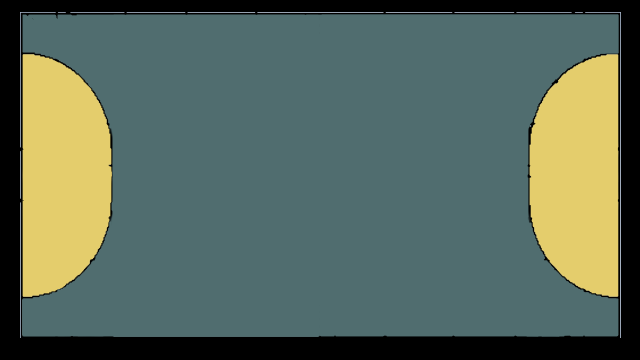
#> input picture CameraMatrixMotor/Image/terrainCouleur2.png, 640 x 360 px, found by its file name
$ python testMotor.py
#> lines starting #> are read from the running program, lines starting #| are printed output that depends on the picture
### CameraMatrixMotor/CameraMatrixMotor.py
import numpy as np
import cv2 as cv

class CameraEngine:

    def __init__(self):
        self.P = np.zeros((3, 4)) # projection matrix
        self.RotationRoll=np.eye(3)
        self.RotationTilt=np.eye(3)
        self.RotationPan=np.eye(3)
        self.K=np.zeros((3,3)) #Calibration matrix
        self.Center=np.zeros(3)

    def computeMatrix(self):
        self.P = np.hstack((np.eye(3),np.reshape(self.Center,(3,1))))
        self.P = self.K @ self.RotationRoll @ self.RotationTilt @ self.RotationPan @  self.P


    def setRoll(self,roll):
        self.RotationRoll=np.array([[np.cos(roll),-np.sin(roll),0],[np.sin(roll),np.cos(roll),0],[0,0,1]],dtype=np.float32)
        self.computeMatrix()


    def setPan(self,pan):
        self.RotationPan=np.array([[np.cos(pan),0,np.sin(pan)],[0,1,0],[-np.sin(pan),0,np.cos(pan)]],dtype=np.float32)
        self.computeMatrix()


    def setTilt(self,tilt):
        self.RotationTilt=np.array([[1,0,0],[0,np.cos(tilt),-np.sin(tilt)],[0,np.sin(tilt),np.cos(tilt)]],dtype=np.float32)
        self.computeMatrix()

    def setCenter(self,coords):
        self.Center[0]=coords[0]
        self.Center[1]=coords[1]
        self.Center[2]=coords[2]
        self.computeMatrix()

    def setCalibration(self,f1,f2,a1,a2):
        self.K = np.array([[f1,0,a1],[0,f2,a2],[0,0,1]],dtype=np.float32)
        self.computeMatrix()

    def keyboardControl(self):
        pass

### CameraMatrixMotor/testMotor.py
import cv2
import matplotlib.pyplot as plt
import numpy as np
import math
import time

from CameraMatrixMotor import *
from scipy.optimize import minimize


#Import image
JesseOwens=cv2.imread(r"Image\terrainCouleur2.png")
#> JesseOwens is the input picture: shape (360, 640, 3); mean B, G, R 92.5, 106, 90
JesseOwens=cv2.resize(JesseOwens,(640,360))
homo=cv2.imread(r"Image\homographie.png")
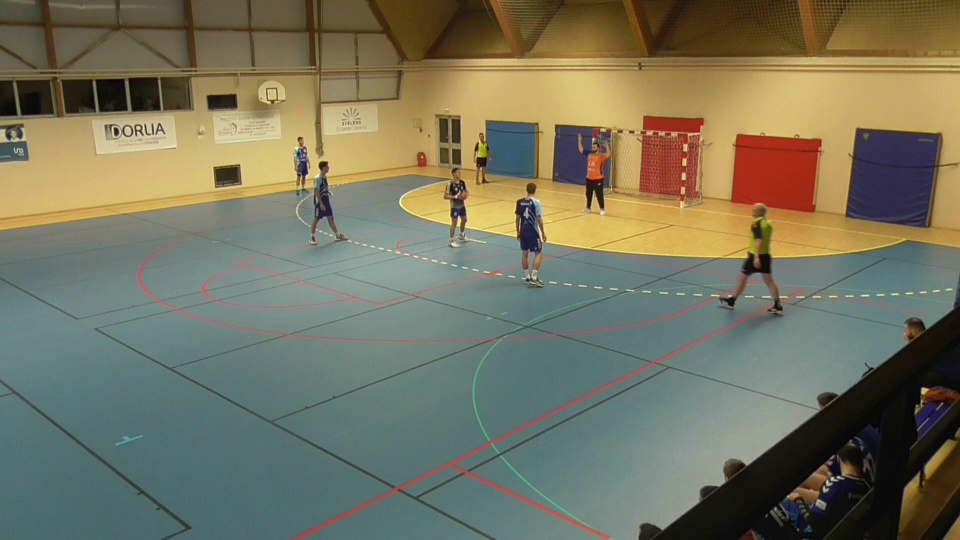
#> input picture CameraMatrixMotor/Image/homographie.png, 1920 x 1080 px, found by its file name (shown at 1/2 size)
#> homo is the input picture: shape (1080, 1920, 3); mean B, G, R 95, 116.3, 117.7
homo=cv2.resize(homo,(640,360))
#> homo: shape (360, 640, 3)
newHomo=np.zeros((1000,1900,3),dtype=np.uint8)
newHomo[200:560,300:940]=homo
newJesse=np.zeros((1000,1900,3),dtype=np.uint8)
newJesse[200:560,300:940]=JesseOwens
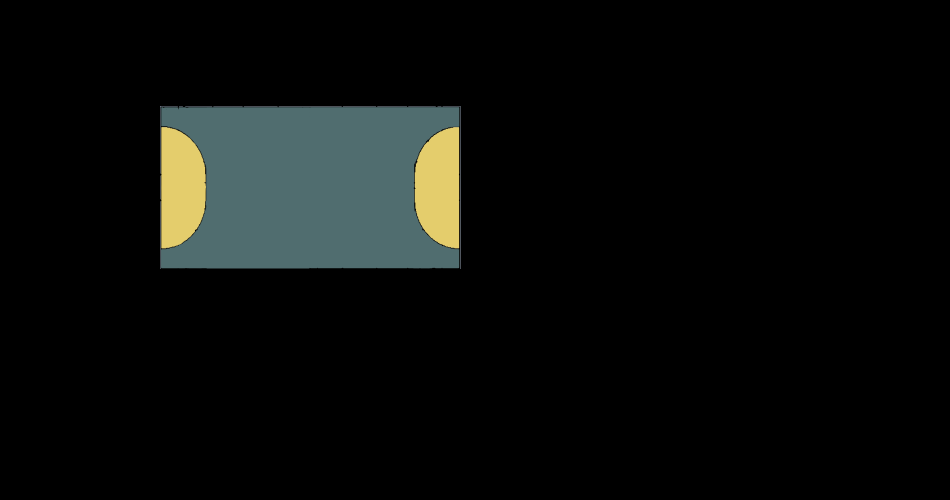
#> newJesse: shape (1000, 1900, 3) (shown at 1/2 size); mean B, G, R 11.2, 12.9, 10.9

b,g,r=cv2.split(homo)
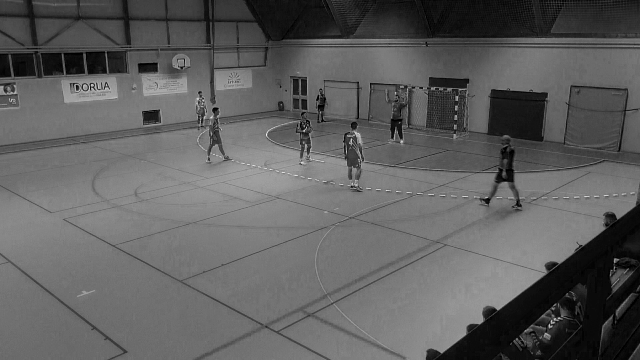
#> b: shape (360, 640); min 0, max 244, mean 95
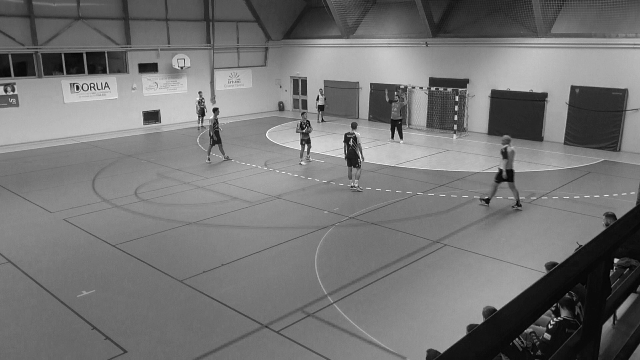
#> g: shape (360, 640); min 0, max 255, mean 116.3
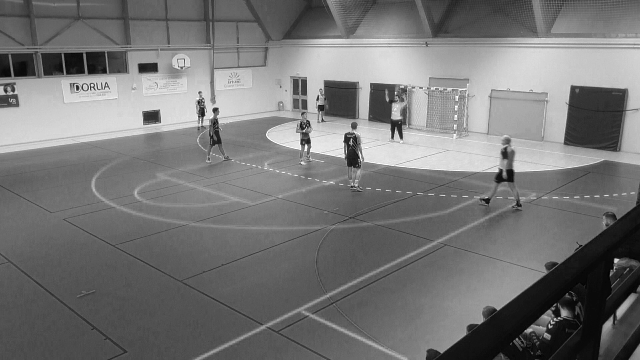
#> r: shape (360, 640); min 0, max 255, mean 117.7
imgBleu=np.copy(homo)
imgBleu[r>145]=[0,0,0]
imgBleu[b<100]=[0,0,0]
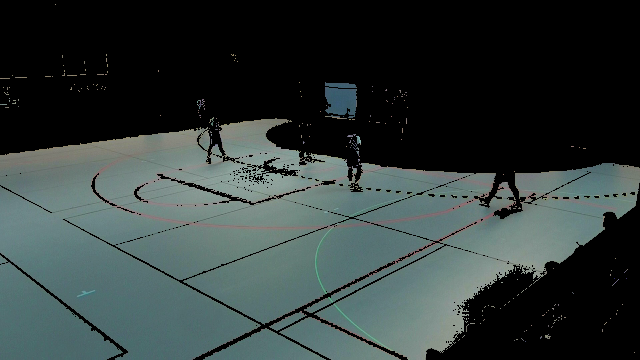
#> imgBleu: shape (360, 640, 3); mean B, G, R 58.1, 59.4, 49.1


imgBis=[]
for i in range(360):
    for j in range(640):
        imgBis.append([j,i,1])
homoresh=np.reshape(homo,(640*360,3))
homobleu=np.reshape(imgBleu,(640*360,3))
imgBis=np.transpose(np.array(imgBis,dtype=np.float64))


#set matrixEngine


Camera = CameraEngine()

Camera.setCalibration(451.08695555*1.5,449.41858171*0.8,347.86504384*1.5,178.48101762*0.9)


Camera.setCenter([-20,3,-8])
Camera.setTilt(-np.pi/2)

#definition image
coords=[]
for i in range(360):
    for j in range(640):


        coords.append([j*40/640,(360-i)*20/360,0,1])

coords=np.transpose(np.array(coords,dtype=np.float64))
largeur=1000
longueur=1900
#Mouvememnt clavier
pan=1.117550186681535
tilt=-3.616576076205223
roll=-1.3320352851220814
Camera.setPan(pan)
Camera.setRoll(roll)
Camera.setTilt(tilt)
print("P",Camera.P)


### controle clavier
while True:
    k = cv2.waitKey(20) & 0xFF
#> (key q is pressed here)
    if k == 27:
        break
    elif k==ord("q"):
        pan+=np.pi/1000
    elif k==ord("d"):
        pan-=np.pi/1000
    elif k==ord("z"):
        tilt+=np.pi/1000
    elif k==ord("s"):
        tilt-=np.pi/1000
    elif k==ord("l"):
        roll+=np.pi/1000
    elif k==ord("m"):
        roll-=np.pi/1000


    Camera.setPan(pan)
    Camera.setRoll(roll)
    Camera.setTilt(tilt)
    I=np.copy(coords)
    Y=Camera.P@I
    Y=Y/Y[2]

    ig=np.zeros((largeur,longueur,3),dtype=np.uint8)
    Y=Y.astype(np.uint32)


    min0=np.zeros_like(Y[2,:])
    max640=min0+1899
    max360=min0+999

    Y[0,:]=np.maximum(Y[0,:]+300,min0)
    Y[1,:]=np.maximum(Y[1,:]+200,min0)
    y_src=np.minimum(Y[0,:],max640)
    x_src=np.minimum(Y[1,:],max360)


    A,B=np.meshgrid(range(640),range(360))

    ig[x_src,y_src]=JesseOwens[B.flatten(),A.flatten()]
    img=cv2.addWeighted(ig, 0.7, newHomo, 0.5, 0)
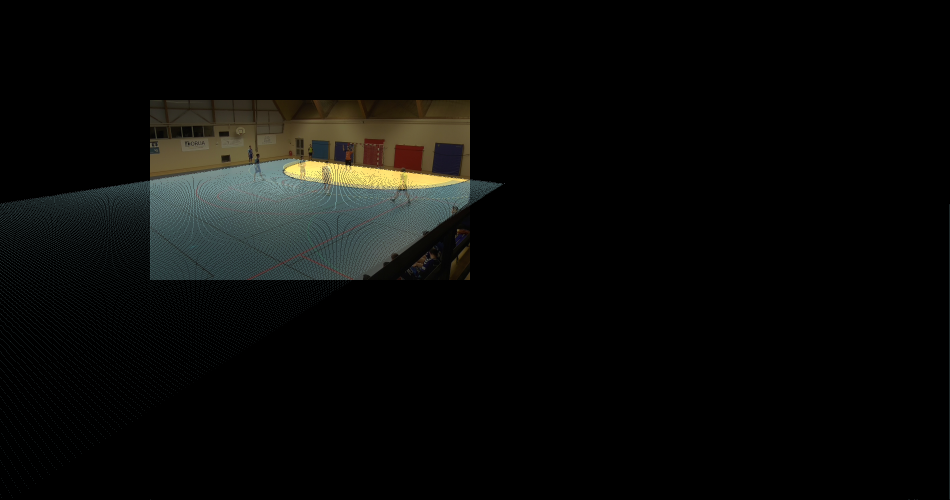
#> img: shape (1000, 1900, 3) (shown at 1/2 size); mean B, G, R 9.1, 10.7, 10.1
    cv2.imshow("gpt",img)

    cv2.waitKey(1)
